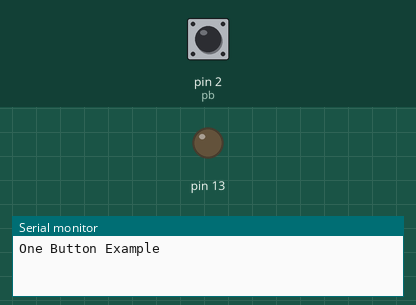
This sketch was run on a simulated Arduino Uno, built with avr-gcc and run on an emulated ATmega328P. On the bench: output pins drawn as LEDs (lit = HIGH), the last lines printed to the serial monitor. Dashed ring = blinking. The inputs (shaded band) are chosen by the test bench; at power-on: pin 2 (pb) HIGH.

Above: at 1.2 s.
1.3 s: pin 2 (pb) pulled LOW for 1 s
At 2.8 s:
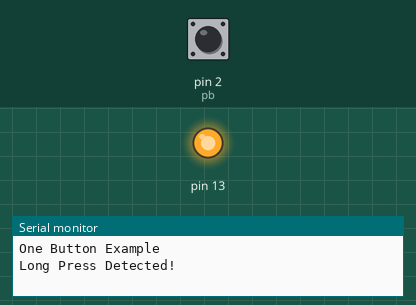
5.3 s: pin 2 (pb) pulled LOW for 3.2 s
11.5 s: pin 2 (pb) pulsed LOW 5 times (0.12 s each, 0.3 s apart)
14.7 s: pin 2 (pb) pulled LOW for 0.15 s
At 15.7 s:
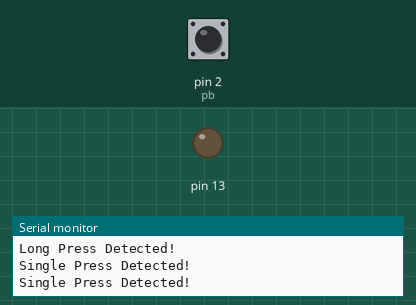
16.8 s: pin 2 (pb) pulsed LOW 2 times (0.12 s each, 0.3 s apart)
At 18.0 s:
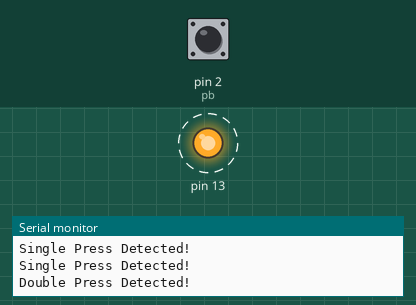
Timing chart, 0 to 20.1 s (numbered marks = the images above; inputs shaded):
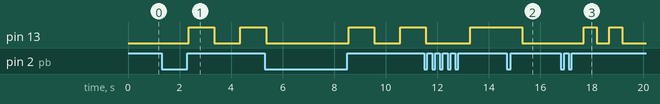

Measured:
- after the input at 1.3 s, pin 13: LOW → HIGH after 1.1 s, → LOW 1.0 s later, → HIGH 1.0 s later
- after the input at 14.7 s, pin 13: HIGH → LOW after 0.61 s
- after the input at 16.8 s, pin 13: alternates HIGH for 0.50 s and LOW for 0.50 s, starting after 0.88 s

The sketch:

Tool_PushButton_ClickLibrary.ino
```cpp
/*
 This is a sample sketch to show how to use the OneButtonLibrary
 to detect double-click events on a button.
 The library internals are explained at
 http://www.mathertel.de/Arduino/OneButtonLibrary.aspx

 Setup a test circuit:
 * Connect a pushbutton to pin A1 (ButtonPin) and ground.
 * The pin 13 (StatusPin) is used for output attach a led and resistor to ground
   or see the built-in led on the standard arduino board.
*/


#include "OneButton.h"
OneButton pb(2, true, true);  //(Pb_Pin;  true = ActiveLow;  true = button PullUp)

bool ledState = false;

void setup(){
  Serial.begin(115200);
  Serial.println("One Button Example");
  pinMode(13, OUTPUT);
  digitalWrite(13, ledState);
  pb.attachClick(singleClick);
  pb.attachDoubleClick(doubleClick);
  pb.attachLongPressStop(longClick);
  pb.attachMultiClick(multiClick);
}

void loop(){
  pb.tick();
  delay(10);
}

void singleClick(){
  Serial.println("Single Press Detected!");
  digitalWrite(13, !digitalRead(13));
}

void doubleClick(){
  Serial.println("Double Press Detected!");
  for(int i=0; i<4; i++){
  digitalWrite(13, !digitalRead(13));
  delay(500);}
}

void multiClick(){
  Serial.println("Multi Press Detected!");
  for(int i=0; i<6; i++){
  digitalWrite(13, !digitalRead(13));
  delay(500);}
}

void longClick(){
  Serial.println("Long Press Detected!");
  for(int i=0; i<4; i++){
  digitalWrite(13, !digitalRead(13));
  delay(1000);}
}


//  ledState = digitalRead(13);
//  digitalWrite(13, !ledState);
```
